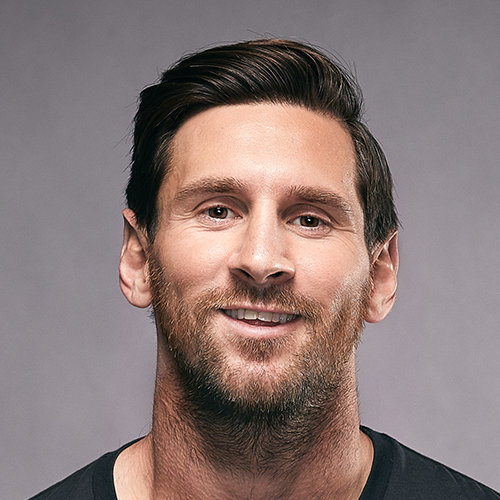
#> input picture Model/a1.png, 500 x 500 px
$ jupyter execute --allow-errors Celebrity_Classification_model.ipynb   (shell and % lines are left out)
#> lines starting #> are read from the running program, lines starting #| are printed output that depends on the picture; after the words box and inside, x2 and y2 are one past the last pixel; in counts of white or black regions, pixels touching at a corner belong together
[cell 1]
import numpy as np
import cv2
import matplotlib
from matplotlib import pyplot as plt

[cell 2]
img = cv2.imread('./a1.png')
#> img is the input picture: shape (500, 500, 3); mean B, G, R 118.4, 120.5, 137.9
img.shape
#> Out = (500, 500, 3)

[cell 3]
plt.imshow(img)

[cell 4]
gray=cv2.cvtColor(img,cv2.COLOR_BGR2GRAY)
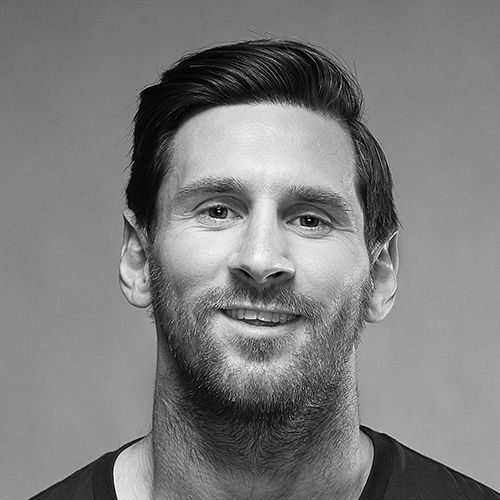
#> gray: shape (500, 500); min 0, max 255, mean 125.4
gray

[cell 5]
plt.imshow(gray,cmap='gray')

[cell 6]
face_cascade = cv2.CascadeClassifier('./opencv/haarcascades/haarcascade_frontalface_default.xml')
eye_cascade = cv2.CascadeClassifier('./opencv/haarcascades/haarcascade_eye.xml')
faces = face_cascade.detectMultiScale(gray, 1.3, 5)
#> faces = [[120, 101, 278, 278]]
faces
#> Out = [[120, 101, 278, 278]]

[cell 7]
x,y,w,h=faces[0]
#> x = 120; y = 101; w = 278; h = 278
x,y,w,h
#> Out = (120, 101, 278, 278)

[cell 8]
face_img = cv2.rectangle(img,(x,y),(x+w,y+h),(255,0,0),2)
plt.imshow(face_img)

[cell 9]
cv2.destroyAllWindows()
for (x,y,w,h) in faces:
    face_img = cv2.rectangle(img,(x,y),(x+w,y+h),(255,0,0),2)
    roi_gray = gray[y:y+h, x:x+w]
    roi_color = face_img[y:y+h, x:x+w]
    eyes = eye_cascade.detectMultiScale(roi_gray)
    for (ex,ey,ew,eh) in eyes:
        cv2.rectangle(roi_color,(ex,ey),(ex+ew,ey+eh),(0,255,0),2)
#> this loop made 1 pass
#> (x, y, w, h, eyes) on pass 1: (120, 101, 278, 278, [[64, 74, 68, 68], [154, 83, 67, 67]])
#> pass 1, `roi_gray = gray[y:y+h, x:x+w]`:
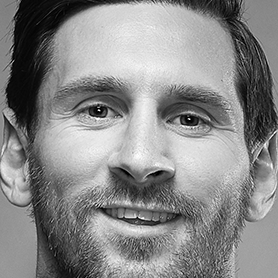
#> roi_gray: shape (278, 278); min 0, max 255, mean 137
#> pass 1, `roi_color = face_img[y:y+h, x:x+w]`:
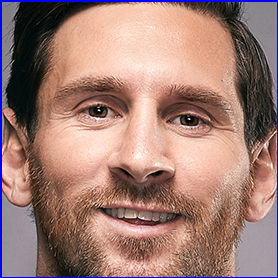
#> roi_color: shape (278, 278, 3); mean B, G, R 117.8, 125.6, 160.7
#> after the loop:
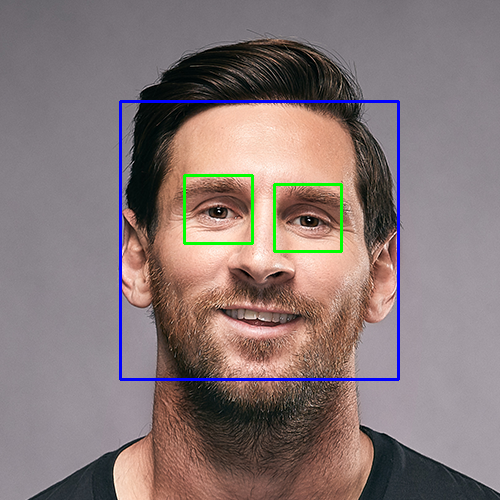
#> img: shape (500, 500, 3); mean B, G, R 119.3, 119.5, 134.8
#> after the loop:
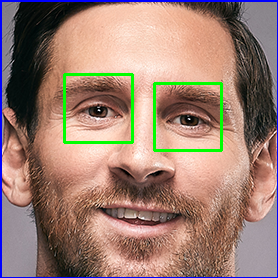
#> roi_color: shape (278, 278, 3); 2.09% of pixels changed, all inside (x1, y1, x2, y2) = (63, 73, 223, 152)


plt.figure()
plt.imshow(face_img, cmap='gray')
plt.show()

[cell 10]
plt.imshow(roi_color,cmap='gray')

[cell 11]
# Return only those croped images that have two eyes and return nothing if the eyes are undetectable
def get_cropped_image_if_2_eyes(image_path):
#> called with image_path = './a1.png'
    img = cv2.imread(image_path)
    gray = cv2.cvtColor(img, cv2.COLOR_BGR2GRAY)
    faces = face_cascade.detectMultiScale(gray, 1.3, 5)
#> faces = [[120, 101, 278, 278]]
    for (x,y,w,h) in faces:
        roi_gray = gray[y:y+h, x:x+w]
        roi_color = img[y:y+h, x:x+w]
        eyes = eye_cascade.detectMultiScale(roi_gray)
        if len(eyes) >= 2:
            return roi_color
#> this loop made 1 pass
#> pass 1, in get_cropped_image_if_2_eyes, `roi_color = img[y:y+h, x:x+w]`:
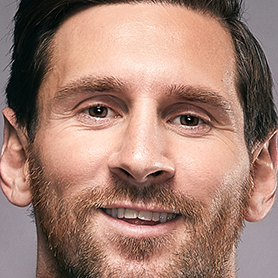
#> roi_color: shape (278, 278, 3); mean B, G, R 114.7, 127.9, 163.3

[cell 12]
cropped_image = get_cropped_image_if_2_eyes('./a1.png')
plt.imshow(cropped_image)

[cell 13]
path_to_data = "./Scraped Pictures/"
path_to_cr_data = "./Scraped Pictures/cropped/"

[cell 14]
import os
img_dirs = []
for entry in os.scandir(path_to_data):
    if entry.is_dir():
        img_dirs.append(entry.path)

[cell 15]
img_dirs

[cell 16]
import shutil
if os.path.exists(path_to_cr_data):
     shutil.rmtree(path_to_cr_data)
os.mkdir(path_to_cr_data)

[cell 17]
# Purpose of this block of code are:
# 1)Creates the folder of every celebrity in folder named croped
# 2)After creating it fills the celebrity croped face with two eyes if detected
cropped_image_dirs = []
celebrity_file_names_dict = {}

for img_dir in img_dirs:
    count = 1
    celebrity_name = img_dir.split('/')[-1]


    celebrity_file_names_dict[celebrity_name] = []

    for entry in os.scandir(img_dir):
        try:
            roi_color = get_cropped_image_if_2_eyes(entry.path)
            if roi_color is not None:
                cropped_folder = path_to_cr_data + celebrity_name
                if not os.path.exists(cropped_folder):
                    os.makedirs(cropped_folder)
                    cropped_image_dirs.append(cropped_folder)
                    print("Generating cropped images in folder: ",cropped_folder)

                cropped_file_name = celebrity_name + str(count) + ".png"
                cropped_file_path = cropped_folder + "/" + cropped_file_name

                cv2.imwrite(cropped_file_path, roi_color)
                celebrity_file_names_dict[celebrity_name].append(cropped_file_path)
                count += 1
        except:
            pass

#> (a cell that did not finish here is left out)

[cell 19]
for celebrity , path in celebrity_file_names_dict.items():
    celebrity_file_names_dict[celebrity]=[]
celebrity_file_names_dict

[cell 20]
# I have added some extra croped images by myself and I am gonna add these image names with their paths in dictionaries.

base_folder = './Scraped Pictures/cropped/'
for celebrity, file_paths in celebrity_file_names_dict.items():
    current_folder = os.path.join(base_folder, celebrity)
    existing_files = set(file_paths)

    # Iterate through all files in the current folder
    for file_name in os.listdir(current_folder):
        file_path = os.path.join(current_folder, file_name)

        # Check if the file is not in the existing list, then add it
        if file_path not in existing_files:
            celebrity_file_names_dict[celebrity].append(file_path)

#> (a cell that did not finish here is left out)

[cell 22]
# WaveLet Transform
import numpy as np
import pywt
import cv2

def w2d(img, mode='haar', level=1):
#> called with mode = 'db1', level = 5
    imArray = img
    #Datatype conversions
    #convert to grayscale
    imArray = cv2.cvtColor( imArray,cv2.COLOR_RGB2GRAY )
    #convert to float
    imArray =  np.float32(imArray)
    imArray /= 255;
    # compute coefficients
    coeffs=pywt.wavedec2(imArray, mode, level=level)
#> coeffs = 6 items

    #Process Coefficients
    coeffs_H=list(coeffs)
#> coeffs_H = 6 items
    coeffs_H[0] *= 0;

    # reconstruction
    imArray_H=pywt.waverec2(coeffs_H, mode);
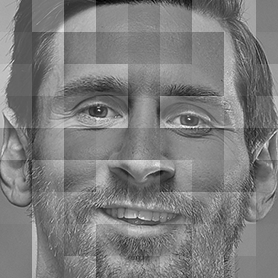
#> imArray_H: shape (278, 278) float32; min -0.662, max 0.681, mean -0.000985; drawn with min black and max white
    imArray_H *= 255;
    imArray_H =  np.uint8(imArray_H)
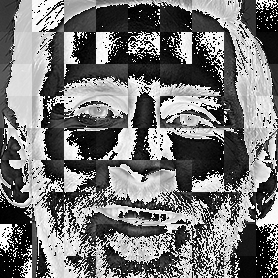
#> imArray_H: shape (278, 278); min 0, max 255, mean 117.5

    return imArray_H

[cell 23]
im_har = w2d(cropped_image,'db1',5)
plt.imshow(im_har, cmap='gray')

[cell 24]
# Images in cropped folder can be used for model training.
# We will use these raw images along with wavelet transformed images to train our classifier. Let's prepare X and y now
class_dict = {}
count = 0
for celebrity_name in celebrity_file_names_dict.keys():
    class_dict[celebrity_name] = count
    count = count + 1
class_dict
